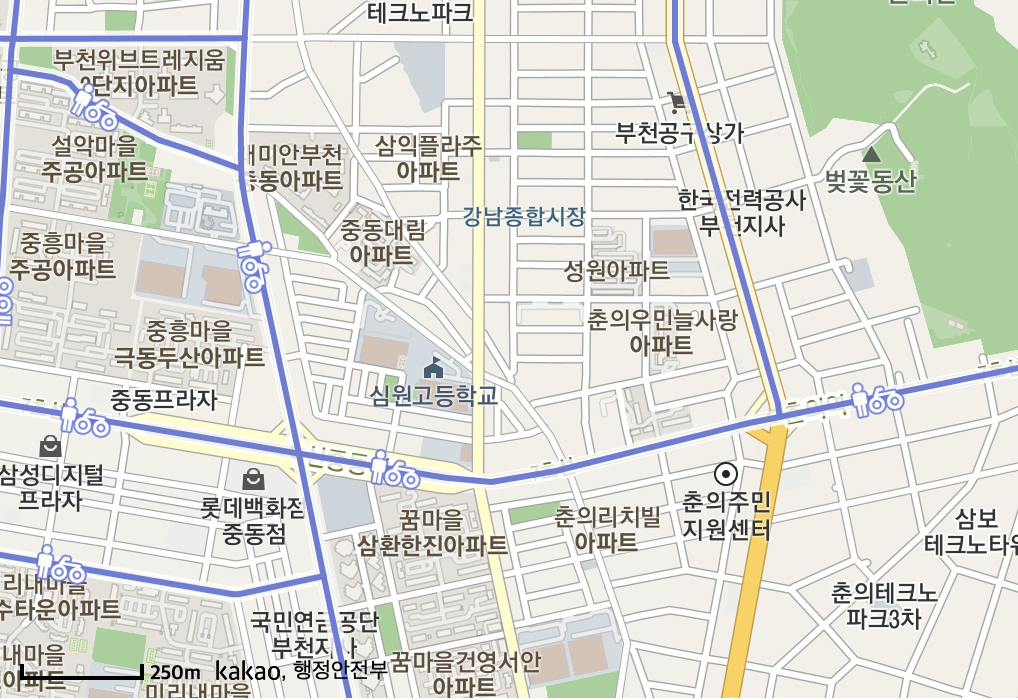
#> input picture assets/images/sample_bicycle_01.png, 1018 x 700 px, found by its file name
$ python test.py
#> lines starting #> are read from the running program, lines starting #| are printed output that depends on the picture; after the words box and inside, x2 and y2 are one past the last pixel; in counts of white or black regions, pixels touching at a corner belong together
# NOTE: detecting bicycle roads only
import cv2
import numpy
import pathlib

path = pathlib.Path().absolute()
print(path)
cap = cv2.imread(str(path) + '/assets/images/sample_bicycle_01.png')
#> cap is the input picture: shape (700, 1018, 3); mean B, G, R 211.8, 219.3, 217.1

size = 11
kernel = numpy.ones((size, size), numpy.float32) / (size * size)

cv2.namedWindow('testing')
cv2.moveWindow('testing', 1800, 0)
while True:
    # ret, frame = cap.read()
    frame = cap

    filtered = cv2.filter2D(frame, -1, kernel)
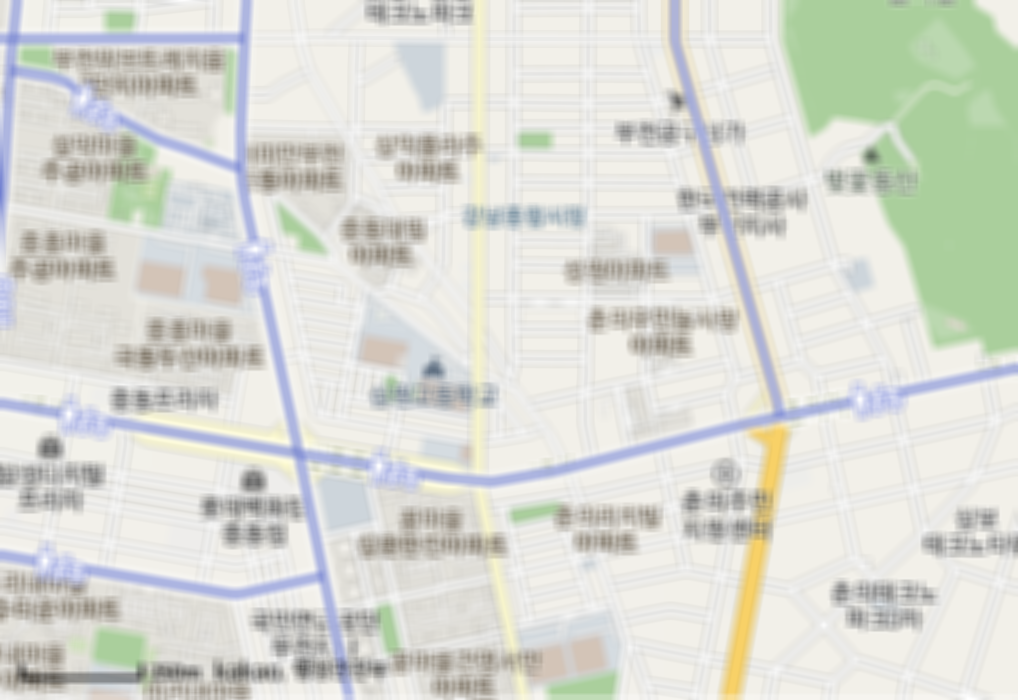
#> filtered: shape (700, 1018, 3); mean B, G, R 211.7, 219.3, 217.1

    if frame is None:
        break

    # frame_gray = cv2.cvtColor(frame, cv2.COLOR_BGR2GRAY)
    frame_threshold = cv2.inRange(frame, (198, 115, 100), (218, 135, 120))
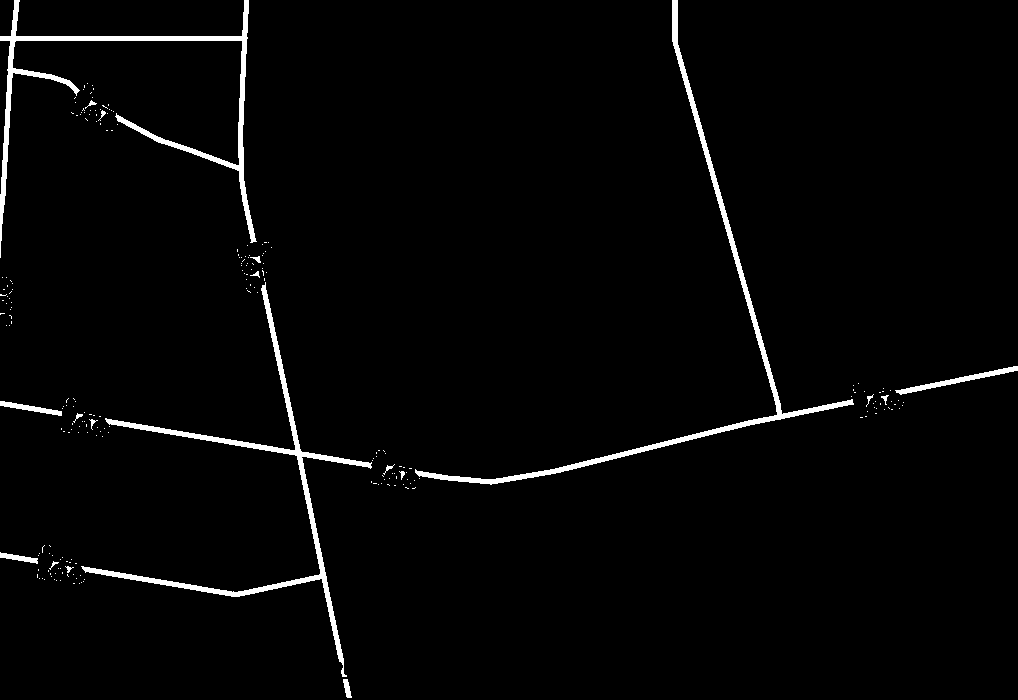
#> frame_threshold: shape (700, 1018); 2.2% white; 231 white regions (212 under 20 px), largest, box (x1, y1, x2, y2) and area: (0, 0, 257, 258) 4668, (81, 282, 372, 677) 4636, (415, 0, 854, 485) 4558
    frame_threshold = cv2.medianBlur(frame_threshold, 3)
#> frame_threshold: shape (700, 1018); 2.2% white; 22 white regions (4 under 20 px), largest, box (x1, y1, x2, y2) and area: (0, 0, 256, 257) 4670, (82, 284, 372, 665) 4598, (415, 0, 854, 485) 4556
    # corners = cv2.goodFeaturesToTrack(frame_threshold, 200, 0.5, 10)
    corners = cv2.cornerHarris(frame_threshold, 15, 3, 0.14)
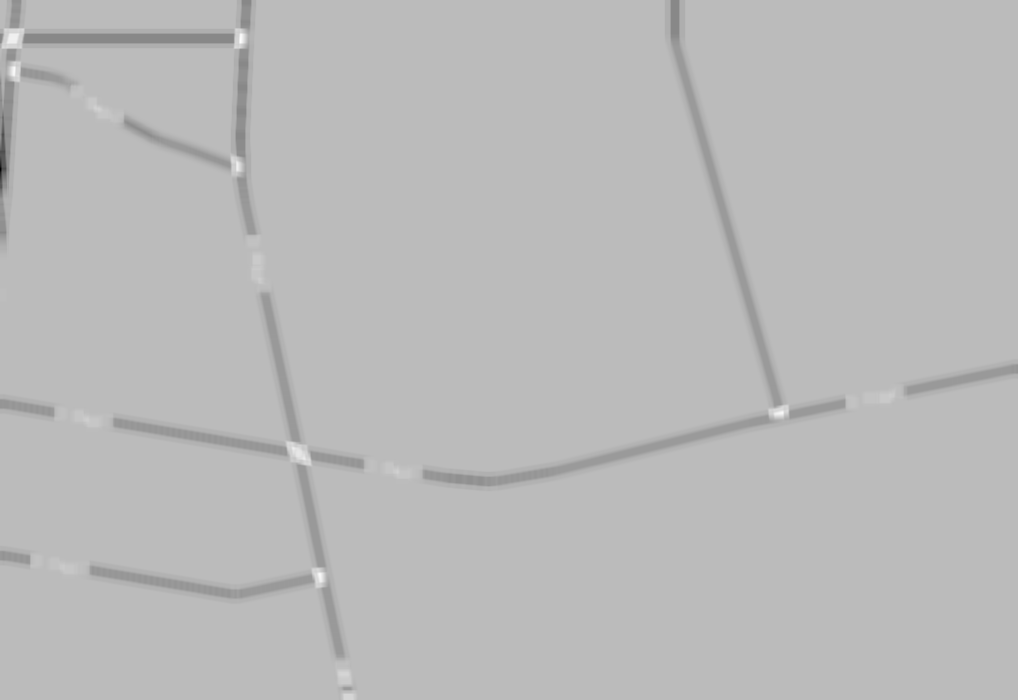
#> corners: shape (700, 1018) float32; min -0.0363, max 0.0131, mean -0.00029; drawn with min black and max white
    frame_corners = cv2.cvtColor(frame_threshold, cv2.COLOR_GRAY2BGR)
    frame_corners[corners > 0.01 * corners.max()] = [0, 0, 255]
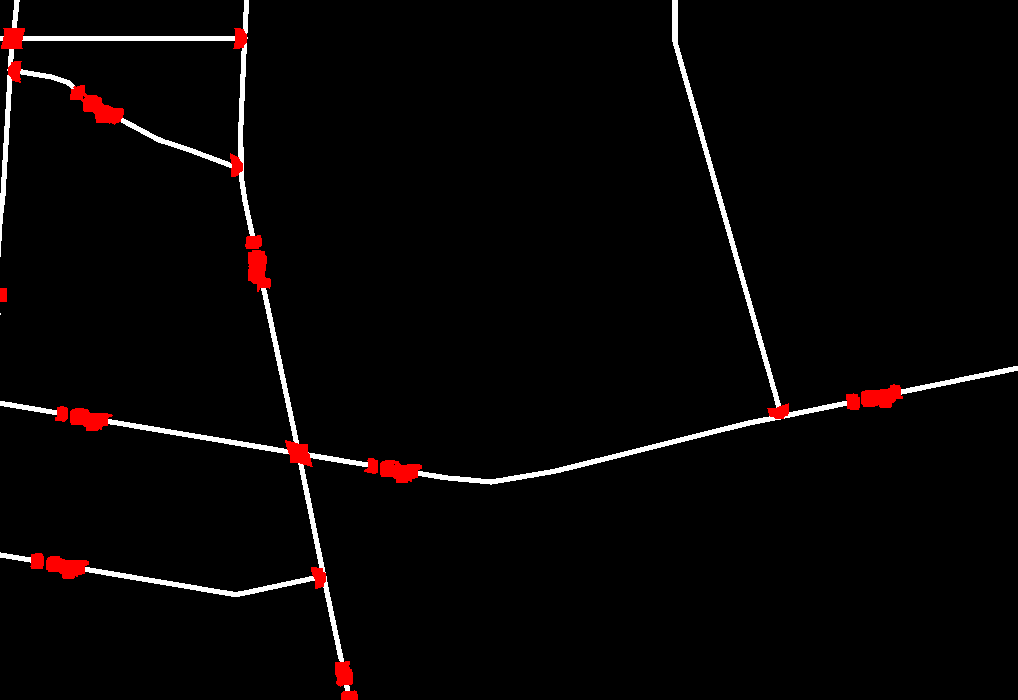
#> frame_corners: shape (700, 1018, 3); mean B, G, R 5, 5, 7.8
    # for corner in corners:
    #     x, y = corner.ravel()
    #     cv2.circle(frame_corners, (x, y), 3, 255, -1)

    cv2.imshow('testing', frame_corners)

    key = cv2.waitKey(30)
#> (key q is pressed here)
    if key == ord('q') or key == 27:
        break

cv2.imwrite(str(path) + '/assets/images/sample_bicycle_2.png', frame_corners)
